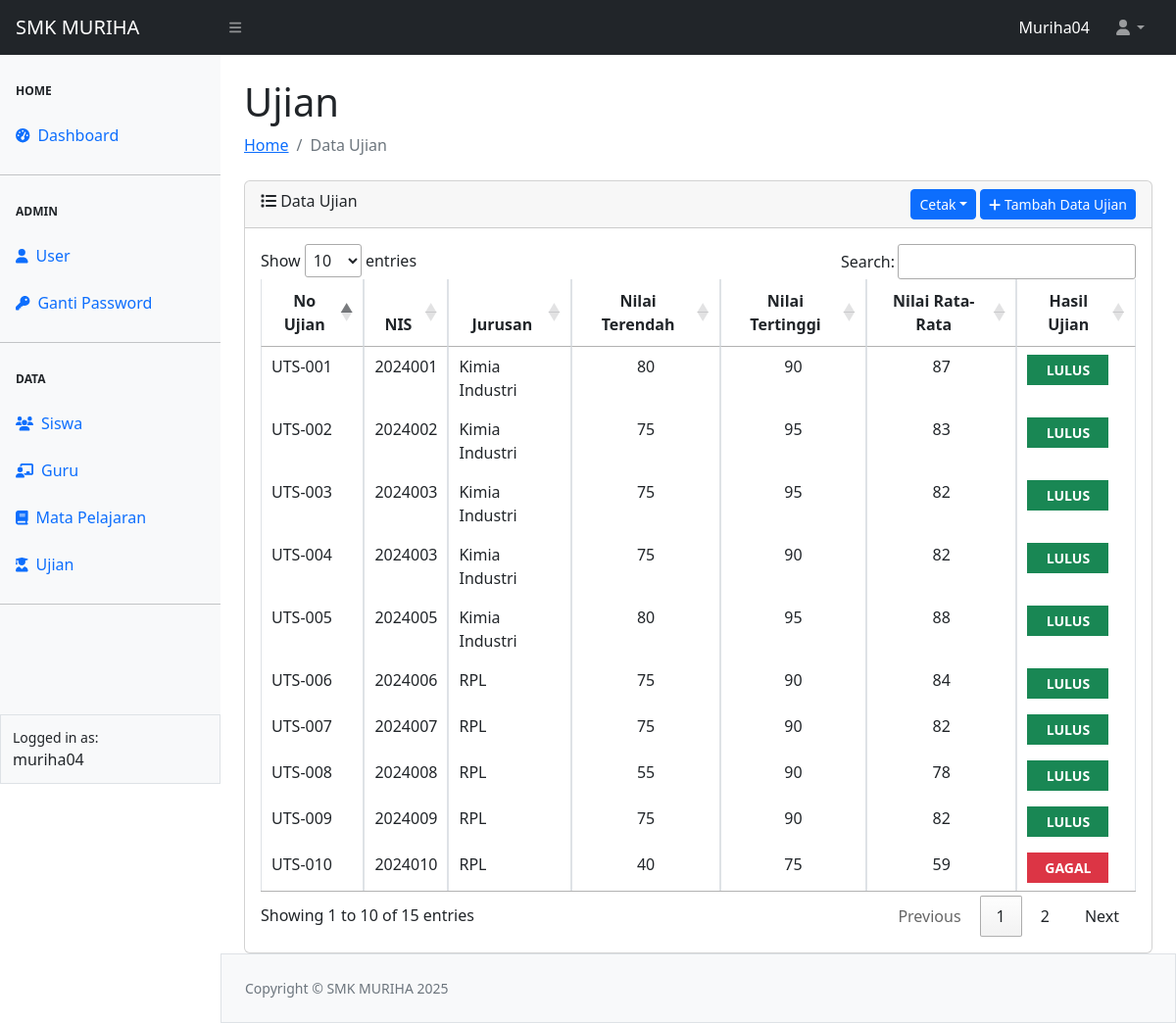
/ujian/ujian.php (signed in), run on the app's committed database.
### tables this page shows
CREATE TABLE `tbl_ujian` (
  `no_ujian` char(7) NOT NULL,
  `tgl_ujian` date NOT NULL,
  `nis` char(7) NOT NULL,
  `jurusan` varchar(50) NOT NULL,
  `total_nilai` int(11) NOT NULL,
  `nilai_terendah` int(11) NOT NULL,
  `nilai_tertinggi` int(11) NOT NULL,
  `nilai_rata2` int(11) NOT NULL,
  `hasil_ujian` varchar(10) NOT NULL
);

### ujian/ujian.php (the view, shortened to what this page needs)
<?php
require_once "../config.php";
require_once "../template/header.php";
require_once "../template/navbar.php";
require_once "../template/sidebar.php";
?>
<div id="layoutSidenav_content">
    <main>
        <div class="container-fluid px-4">
            <h1 class="mt-4">Ujian</h1>
            <ol class="breadcrumb mb-4">
                <li class="breadcrumb-item"><a href="../index.php">Home</a></li>
                <li class="breadcrumb-item active">Data Ujian</li>
            </ol>
            <div class="card">
                <div class="card-header">
                    <i class="fa-solid fa-list"></i> Data Ujian
                    <a href="nilai-ujian.php" class="btn btn-sm btn-primary float-end ms-1">
                    <i class="fa-solid fa-plus"></i> Tambah Data Ujian</a>
                    <div class="dropdown" style="margin-top: -30px;">
                        <button class="btn btn-sm btn-primary dropdown-toggle float-end" type="button" data-bs-toggle="dropdown">
                            Cetak</button>
                    </div>
                </div>
                <div class="card-body">
                    <table id="tabel-ujian" class="table table-hover table-bordered">
                        <thead>
                            <tr>
                                <th scope="col"><center>No Ujian</center></th>
                                <th scope="col"><center>NIS</center></th>
                                <th scope="col"><center>Jurusan</center></th>
                                <th scope="col"><center>Nilai Terendah</center></th>
                                <th scope="col"><center>Nilai Tertinggi</center></th>
                                <th scope="col"><center>Nilai Rata-Rata</center></th>
                                <th scope="col"><center>Hasil Ujian</center></th>
                            </tr>
                        </thead>
                        <tbody>
                            <?php
                            $queryUjian = mysqli_query($koneksi, "SELECT * FROM tbl_Ujian");
                            while ($data = mysqli_fetch_array($queryUjian)) {
                            ?>
                            <tr>
                                <td><?= $data['no_ujian']?></td>
                                <td><?= $data['nis']?></td>
                                <td><?= $data['jurusan']?></td>
                                <td align="center"><?= $data['nilai_terendah']?></td>
                                <td align="center"><?= $data['nilai_tertinggi']?></td>
                                <td align="center"><?= $data['nilai_rata2']?></td>
                                <td>
                                    <?php
                                    if ($data['hasil_ujian'] == 'LULUS'){ ?>
                                        <button type="button" class="btn btn-success btn-sm rounded-0 col-10 fw-bold
                                        text-uppercase"><?= $data['hasil_ujian']?></button>
                                    <?php } else { ?>
                                        <button type="button" class="btn btn-danger btn-sm rounded-0 col-10 fw-bold
                                        text-uppercase"><?= $data['hasil_ujian']?></button>
                                    <?php }
                                    ?>
                                </td>
                            </tr>
                            <?php } ?>
                        </tbody>
                    </table>
                </div>
            </div>
        </div>
    </main>
<?php
require_once "../template/footer.php";
?>
<link rel="stylesheet" href="https://cdn.datatables.net/1.13.6/css/jquery.dataTables.min.css">

### data on the page
tbl_ujian: no_ujian "UTS-001", nis "2024001", jurusan "Kimia Industri", nilai_terendah "80", nilai_tertinggi "90", nilai_rata2 "87", hasil_ujian "LULUS"
tbl_ujian: no_ujian "UTS-002", nis "2024002", jurusan "Kimia Industri", nilai_terendah "75", nilai_tertinggi "95", nilai_rata2 "83", hasil_ujian "LULUS"
tbl_ujian: no_ujian "UTS-003", nis "2024003", jurusan "Kimia Industri", nilai_terendah "75", nilai_tertinggi "95", nilai_rata2 "82", hasil_ujian "LULUS"
tbl_ujian: no_ujian "UTS-004", nis "2024003", jurusan "Kimia Industri", nilai_terendah "75", nilai_tertinggi "90", nilai_rata2 "82", hasil_ujian "LULUS"
tbl_ujian: no_ujian "UTS-005", nis "2024005", jurusan "Kimia Industri", nilai_terendah "80", nilai_tertinggi "95", nilai_rata2 "88", hasil_ujian "LULUS"
tbl_ujian: no_ujian "UTS-006", nis "2024006", jurusan "RPL", nilai_terendah "75", nilai_tertinggi "90", nilai_rata2 "84", hasil_ujian "LULUS"
tbl_ujian: no_ujian "UTS-007", nis "2024007", jurusan "RPL", nilai_terendah "75", nilai_tertinggi "90", nilai_rata2 "82", hasil_ujian "LULUS"
tbl_ujian: no_ujian "UTS-008", nis "2024008", jurusan "RPL", nilai_terendah "55", nilai_tertinggi "90", nilai_rata2 "78", hasil_ujian "LULUS"
tbl_ujian: no_ujian "UTS-009", nis "2024009", jurusan "RPL", nilai_terendah "75", nilai_tertinggi "90", nilai_rata2 "82", hasil_ujian "LULUS"
tbl_ujian: no_ujian "UTS-010", nis "2024010", jurusan "RPL", nilai_terendah "40", nilai_tertinggi "75", nilai_rata2 "59", hasil_ujian "GAGAL"

### other printed values
$_SESSION["ssUser"] "Muriha04"
$_SESSION["ssUser"] "muriha04"
